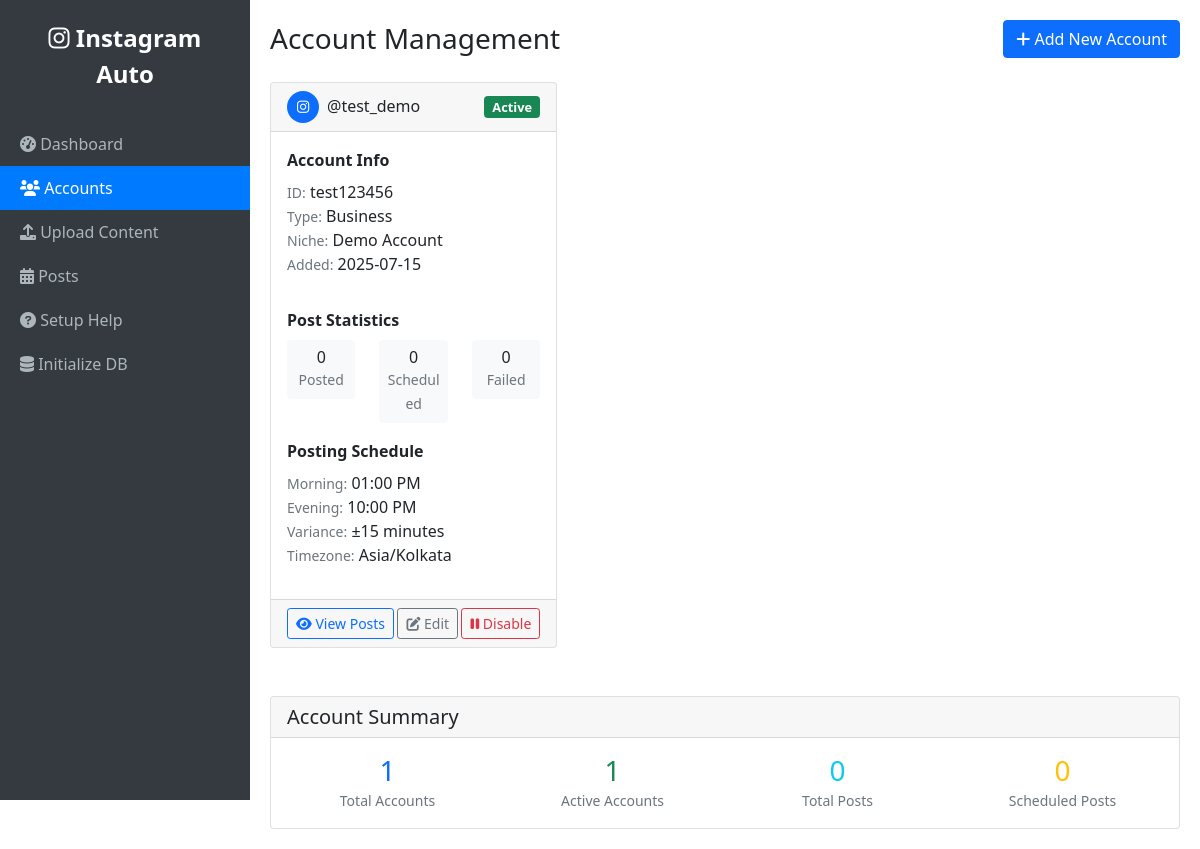
Before: /accounts with the older database file.
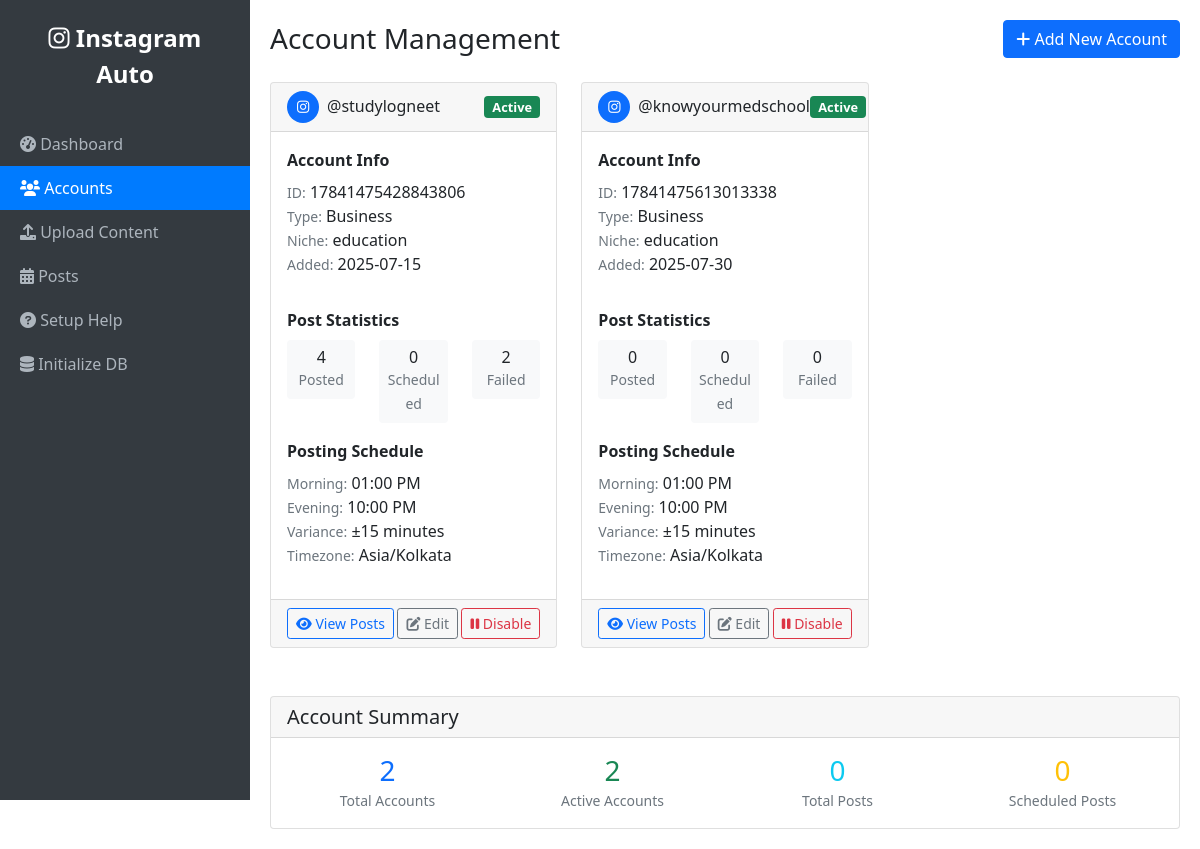
After: the same page with the newer database file.
### app.py (models this page shows)
class Account(db.Model):
    __tablename__ = 'accounts'
    id = db.Column(db.Integer, primary_key=True)
    username = db.Column(db.String(255), unique=True, nullable=False)
    instagram_id = db.Column(db.String(255), unique=True, nullable=False)
    access_token = db.Column(db.Text, nullable=False)
    account_type = db.Column(db.String(50), default='business')
    niche = db.Column(db.String(100))
    is_active = db.Column(db.Boolean, default=True)
    created_at = db.Column(db.DateTime, default=datetime.utcnow)
    updated_at = db.Column(db.DateTime, default=datetime.utcnow, onupdate=datetime.utcnow)
    posts = db.relationship('Post', backref='account', lazy=True)
    schedule = db.relationship('PostingSchedule', backref='account', lazy=True)

class PostingSchedule(db.Model):
    __tablename__ = 'posting_schedule'
    id = db.Column(db.Integer, primary_key=True)
    account_id = db.Column(db.Integer, db.ForeignKey('accounts.id'), nullable=False)
    time_slot_1 = db.Column(db.Time, nullable=False)  # Morning post time
    time_slot_2 = db.Column(db.Time, nullable=False)  # Evening post time
    timezone = db.Column(db.String(50), default='Asia/Kolkata')
    variance_minutes = db.Column(db.Integer, default=15)
    is_active = db.Column(db.Boolean, default=True)
    created_at = db.Column(db.DateTime, default=datetime.utcnow)

### app.py (the view)
@app.route('/accounts')
def accounts():
    accounts = Account.query.all()
    return render_template('accounts.html', accounts=accounts)

### templates/accounts.html (shortened to what this page needs)
{% extends "base.html" %}
{% block content %}
<div class="d-flex justify-content-between align-items-center mb-4">
    <h1 class="h3 mb-0">Account Management</h1>
    <a href="{{ url_for('add_account') }}" class="btn btn-primary">
        <i class="fas fa-plus"></i> Add New Account
    </a>
</div>
{% if accounts %}
<div class="row">
    {% for account in accounts %}
    <div class="col-md-6 col-lg-4 mb-4">
        <div class="card h-100">
            <div class="card-header d-flex justify-content-between align-items-center">
                <div class="d-flex align-items-center">
                    <div class="bg-primary rounded-circle d-flex align-items-center justify-content-center me-2"
                         style="width: 32px; height: 32px; color: white; font-size: 14px;">
                        <i class="fab fa-instagram"></i>
                    </div>
                    <h6 class="mb-0">@{{ account.username }}</h6>
                </div>
                <span class="badge bg-{{ 'success' if account.is_active else 'secondary' }} status-badge">
                    {{ 'Active' if account.is_active else 'Inactive' }}
                </span>
            </div>
            <div class="card-body">
                <div class="row mb-3">
                    <div class="col-12">
                        <strong>Account Info</strong>
                        <ul class="list-unstyled mt-2">
                            <li><small class="text-muted">ID:</small> {{ account.instagram_id }}</li>
                            <li><small class="text-muted">Type:</small> {{ account.account_type.title() }}</li>
                            <li><small class="text-muted">Niche:</small> {{ account.niche or 'Not set' }}</li>
                            <li><small class="text-muted">Added:</small> {{ account.created_at.strftime('%Y-%m-%d') }}</li>
                        </ul>
                    </div>
                </div>
                <div class="row mb-3">
                    <div class="col-12">
                        <strong>Post Statistics</strong>
                        <div class="row text-center mt-2">
                            <div class="col-4">
                                <div class="bg-light rounded p-2">
                                    <h6 class="mb-0">{{ account.posts|selectattr('status', 'equalto', 'posted')|list|length }}</h6>
                                    <small class="text-muted">Posted</small>
                                </div>
                            </div>
                            <div class="col-4">
                                <div class="bg-light rounded p-2">
                                    <h6 class="mb-0">{{ account.posts|selectattr('status', 'equalto', 'scheduled')|list|length }}</h6>
                                    <small class="text-muted">Scheduled</small>
                                </div>
                            </div>
                            <div class="col-4">
                                <div class="bg-light rounded p-2">
                                    <h6 class="mb-0">{{ account.posts|selectattr('status', 'equalto', 'failed')|list|length }}</h6>
                                    <small class="text-muted">Failed</small>
                                </div>
                            </div>
                        </div>
                    </div>
                </div>
                <div class="row">
                    <div class="col-12">
                        <strong>Posting Schedule</strong>
                        {% if account.schedule %}
                            {% set schedule = account.schedule[0] %}
                            <ul class="list-unstyled mt-2">
                                <li><small class="text-muted">Morning:</small> {{ schedule.time_slot_1.strftime('%I:%M %p') }}</li>
                                <li><small class="text-muted">Evening:</small> {{ schedule.time_slot_2.strftime('%I:%M %p') }}</li>
                                <li><small class="text-muted">Variance:</small> ±{{ schedule.variance_minutes }} minutes</li>
                                <li><small class="text-muted">Timezone:</small> {{ schedule.timezone }}</li>
                            </ul>
                        {% else %}
                            <p class="text-muted mt-2">No schedule configured</p>
                        {% endif %}
                    </div>
                </div>
            </div>
            <div class="card-footer">
                <div class="d-flex justify-content-between">
                    <button class="btn btn-sm btn-outline-primary" onclick="viewAccount('{{ account.id }}')">
                        <i class="fas fa-eye"></i> View Posts
                    </button>
                    <button class="btn btn-sm btn-outline-secondary" onclick="editAccount('{{ account.id }}')">
                        <i class="fas fa-edit"></i> Edit
                    </button>
                    <button class="btn btn-sm btn-outline-{{ 'danger' if account.is_active else 'success' }}"
                            onclick="toggleAccount('{{ account.id }}', '{{ account.is_active|lower }}')">
                        <i class="fas fa-{{ 'pause' if account.is_active else 'play' }}"></i>
                        {{ 'Disable' if account.is_active else 'Enable' }}
                    </button>
                </div>
            </div>
        </div>
    </div>
    {% endfor %}
</div>
{% endif %}
{% if accounts %}
<div class="row mt-4">
    <div class="col-12">
        <div class="card">
            <div class="card-header">
                <h5 class="card-title mb-0">Account Summary</h5>
            </div>
            <div class="card-body">
                <div class="row">
                    <div class="col-md-3">
                        <div class="text-center">
                            <h3 class="text-primary mb-0">{{ accounts|length }}</h3>
                            <small class="text-muted">Total Accounts</small>
                        </div>
                    </div>
                    <div class="col-md-3">
                        <div class="text-center">
                            <h3 class="text-success mb-0">{{ accounts|selectattr('is_active', 'equalto', true)|list|length }}</h3>
                            <small class="text-muted">Active Accounts</small>
                        </div>
                    </div>
                    <div class="col-md-3">
                        <div class="text-center">
                                                         <h3 class="text-info mb-0">
                                 {% set total_posts = 0 %}
                                 {% for account in accounts %}
                                     {% set total_posts = total_posts + account.posts|length %}
                                 {% endfor %}
                                 {{ total_posts }}
                             </h3>
                             <small class="text-muted">Total Posts</small>
                         </div>
                     </div>
                     <div class="col-md-3">
                         <div class="text-center">
                             <h3 class="text-warning mb-0">
                                 {% set scheduled_posts = 0 %}
                                 {% for account in accounts %}
                                     {% set scheduled_posts = scheduled_posts + account.posts|selectattr('status', 'equalto', 'scheduled')|list|length %}
                                 {% endfor %}
                                 {{ scheduled_posts }}
                             </h3>
                            <small class="text-muted">Scheduled Posts</small>
                        </div>
                    </div>
                </div>
            </div>
        </div>
    </div>
</div>
{% endif %}
{% endblock %}

### templates/base.html (shortened to what this page needs)
<!DOCTYPE html>
<html lang="en">
<head>
    <link href="https://cdn.jsdelivr.net/npm/bootstrap@5.1.3/dist/css/bootstrap.min.css" rel="stylesheet">
    <link href="https://cdnjs.cloudflare.com/ajax/libs/font-awesome/6.0.0/css/all.min.css" rel="stylesheet">
    <link href="{{ url_for('static', filename='css/style.css') }}" rel="stylesheet">
</head>
<body>
    <div class="sidebar">
        <div class="brand">
            <i class="fab fa-instagram"></i> Instagram Auto
        </div>
        <nav>
            <a href="{{ url_for('index') }}" class="{{ 'active' if request.endpoint == 'index' else '' }}">
                <i class="fas fa-tachometer-alt"></i> Dashboard
            </a>
            <a href="{{ url_for('accounts') }}" class="{{ 'active' if request.endpoint == 'accounts' else '' }}">
                <i class="fas fa-users"></i> Accounts
            </a>
            <a href="{{ url_for('upload_multi') }}" class="{{ 'active' if request.endpoint == 'upload_multi' else '' }}">
                <i class="fas fa-upload"></i> Upload Content
            </a>
            <a href="{{ url_for('posts') }}" class="{{ 'active' if request.endpoint == 'posts' else '' }}">
                <i class="fas fa-calendar-alt"></i> Posts
            </a>
            <a href="{{ url_for('setup_help') }}" class="{{ 'active' if request.endpoint == 'setup_help' else '' }}">
                <i class="fas fa-question-circle"></i> Setup Help
            </a>
            <a href="{{ url_for('init_db') }}" class="{{ 'active' if request.endpoint == 'init_db' else '' }}">
                <i class="fas fa-database"></i> Initialize DB
            </a>
        </nav>
    </div>
    <div class="main-content">
        {% block content %}{% endblock %}
    </div>
</body>
</html>

### templates/base.html (style rules this page uses)
.sidebar { height: 100vh; position: fixed; top: 0; left: 0; width: 250px; background-color: #343a40; padding-top: 20px; z-index: 1000; }
.sidebar a { color: #adb5bd; text-decoration: none; padding: 10px 20px; display: block; transition: all 0.3s; }
.sidebar a.active { background-color: #007bff; color: white; }
.main-content { margin-left: 250px; padding: 20px; }
.brand { color: white; font-size: 1.5rem; font-weight: bold; text-align: center; margin-bottom: 30px; padding: 0 20px; }
.status-badge { font-size: 0.8rem; }

Changed rows visible on the page:
removed Account: username "test_demo", is_active "Active", instagram_id "test123456", account_type "Business", niche "Demo Account", created_at "2025-07-15", posts|selectattr "0", is_active "Disable"
added Account: username "studylogneet", is_active "Active", instagram_id "17841475428843806", account_type "Business", niche "education", created_at "2025-07-15", posts|selectattr "4", posts|selectattr "0", posts|selectattr "2", is_active "Disable"
added Account: username "knowyourmedschool", is_active "Active", instagram_id "17841475613013338", account_type "Business", niche "education", created_at "2025-07-30", posts|selectattr "0", is_active "Disable"
added PostingSchedule: time_slot_1 "01:00 PM", time_slot_2 "10:00 PM", variance_minutes "15", timezone "Asia/Kolkata"
Other visible differences:
{{ accounts|length }}: "1" → "2"
{{ accounts|selectattr('is_active', 'equalto', true)|list|length }}: "1" → "2"
